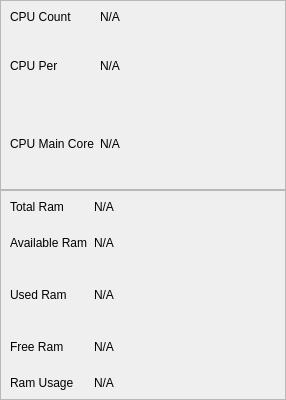
            <widget class="QWidget" name="cpu_and_memory">
             <layout class="QVBoxLayout" name="verticalLayout_3">
              <property name="spacing">
               <number>0</number>
              </property>
              <property name="leftMargin">
               <number>0</number>
              </property>
              <property name="topMargin">
               <number>0</number>
              </property>
              <property name="rightMargin">
               <number>0</number>
              </property>
              <property name="bottomMargin">
               <number>0</number>
              </property>
              <item>
               <widget class="QFrame" name="cpu_info_frame">
                <property name="frameShape">
                 <enum>QFrame::StyledPanel</enum>
                </property>
                <property name="frameShadow">
                 <enum>QFrame::Raised</enum>
                </property>
                <layout class="QGridLayout" name="gridLayout_2">
                 <item row="2" column="0" alignment="Qt::AlignLeft|Qt::AlignVCenter">
                  <widget class="QLabel" name="label_12">
                   <property name="text">
                    <string>CPU Per</string>
                   </property>
                  </widget>
                 </item>
                 <item row="3" column="1" alignment="Qt::AlignLeft|Qt::AlignVCenter">
                  <widget class="QLabel" name="cpu_main_core">
                   <property name="text">
                    <string>N/A</string>
                   </property>
                  </widget>
                 </item>
                 <item row="3" column="0" alignment="Qt::AlignLeft|Qt::AlignVCenter">
                  <widget class="QLabel" name="label_13">
                   <property name="text">
                    <string>CPU Main Core</string>
                   </property>
                  </widget>
                 </item>
                 <item row="0" column="0" alignment="Qt::AlignLeft|Qt::AlignVCenter">
                  <widget class="QLabel" name="label_11">
                   <property name="text">
                    <string>CPU Count</string>
                   </property>
                  </widget>
                 </item>
                 <item row="0" column="1" alignment="Qt::AlignLeft|Qt::AlignVCenter">
                  <widget class="QLabel" name="cpu_count">
                   <property name="text">
                    <string>N/A</string>
                   </property>
                  </widget>
                 </item>
                 <item row="2" column="1" alignment="Qt::AlignLeft|Qt::AlignVCenter">
                  <widget class="QLabel" name="cpu_per">
                   <property name="text">
                    <string>N/A</string>
                   </property>
                  </widget>
                 </item>
                 <item row="2" column="2" rowspan="2">
                  <widget class="roundProgressBar" name="cpu_usage" native="true">
                   <property name="minimumSize">
                    <size>
                     <width>150</width>
                     <height>150</height>
                    </size>
                   </property>
                   <property name="maximumSize">
                    <size>
                     <width>150</width>
                     <height>150</height>
                    </size>
                   </property>
                  </widget>
                 </item>
                </layout>
               </widget>
              </item>
              <item>
               <widget class="QFrame" name="ram_info_frame">
                <property name="minimumSize">
                 <size>
                  <width>150</width>
                  <height>150</height>
                 </size>
                </property>
                <property name="frameShape">
                 <enum>QFrame::StyledPanel</enum>
                </property>
                <property name="frameShadow">
                 <enum>QFrame::Raised</enum>
                </property>
                <layout class="QGridLayout" name="gridLayout_3">
                 <item row="0" column="0" alignment="Qt::AlignLeft|Qt::AlignVCenter">
                  <widget class="QLabel" name="label_21">
                   <property name="text">
                    <string>Total Ram</string>
                   </property>
                  </widget>
                 </item>
                 <item row="3" column="1" alignment="Qt::AlignLeft|Qt::AlignVCenter">
                  <widget class="QLabel" name="free_ram">
                   <property name="text">
                    <string>N/A</string>
                   </property>
                  </widget>
                 </item>
                 <item row="3" column="0" alignment="Qt::AlignLeft|Qt::AlignVCenter">
                  <widget class="QLabel" name="label_19">
                   <property name="text">
                    <string>Free Ram</string>
                   </property>
                  </widget>
                 </item>
                 <item row="0" column="1" alignment="Qt::AlignLeft|Qt::AlignVCenter">
                  <widget class="QLabel" name="total_ram">
                   <property name="text">
                    <string>N/A</string>
                   </property>
                  </widget>
                 </item>
                 <item row="4" column="0" alignment="Qt::AlignLeft|Qt::AlignVCenter">
                  <widget class="QLabel" name="label_18">
                   <property name="text">
                    <string>Ram Usage</string>
                   </property>
                  </widget>
                 </item>
                 <item row="4" column="1" alignment="Qt::AlignLeft|Qt::AlignVCenter">
                  <widget class="QLabel" name="ram_usage_2">
                   <property name="text">
                    <string>N/A</string>
                   </property>
                  </widget>
                 </item>
                 <item row="1" column="0" alignment="Qt::AlignLeft|Qt::AlignVCenter">
                  <widget class="QLabel" name="label_17">
                   <property name="text">
                    <string>Available Ram</string>
                   </property>
                  </widget>
                 </item>
                 <item row="1" column="1" alignment="Qt::AlignLeft|Qt::AlignVCenter">
                  <widget class="QLabel" name="available_ram">
                   <property name="text">
                    <string>N/A</string>
                   </property>
                  </widget>
                 </item>
                 <item row="2" column="1" alignment="Qt::AlignLeft|Qt::AlignVCenter">
                  <widget class="QLabel" name="used_ram">
                   <property name="text">
                    <string>N/A</string>
                   </property>
                  </widget>
                 </item>
                 <item row="2" column="0" alignment="Qt::AlignLeft|Qt::AlignVCenter">
                  <widget class="QLabel" name="label_20">
                   <property name="text">
                    <string>Used Ram</string>
                   </property>
                  </widget>
                 </item>
                 <item row="1" column="2" rowspan="3">
                  <widget class="spiralProgressBar" name="ram_usage" native="true">
                   <property name="minimumSize">
                    <size>
                     <width>150</width>
                     <height>150</height>
                    </size>
                   </property>
                   <property name="maximumSize">
                    <size>
                     <width>150</width>
                     <height>150</height>
                    </size>
                   </property>
                  </widget>
                 </item>
                </layout>
               </widget>
              </item>
             </layout>
            </widget>
